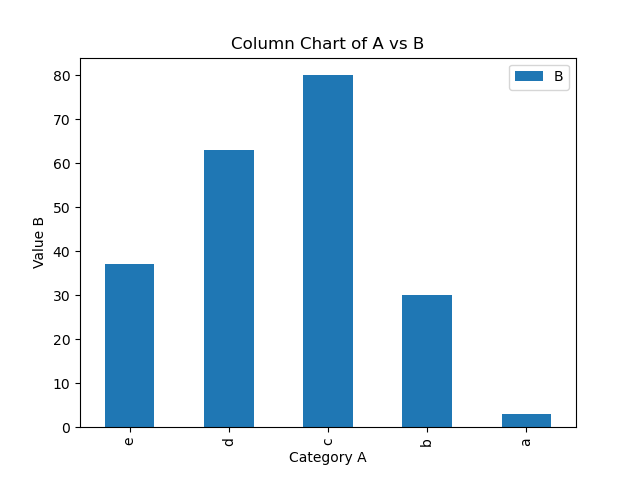

The script that drew this image:
import pandas as pd
import matplotlib.pyplot as plt

# Read the CSV file into a pandas DataFrame
data = pd.read_csv("myfile.csv")

# Create the column chart using pandas plot
data.plot(kind="bar", x="A", y="B")

# Add labels and title
plt.xlabel("Category A")
plt.ylabel("Value B")
plt.title("Column Chart of A vs B")

# Show the plot
plt.show()
